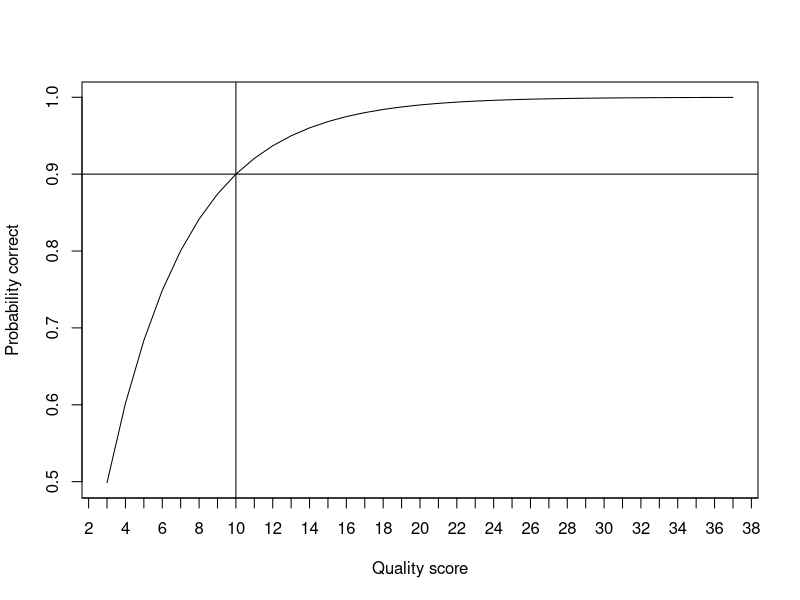
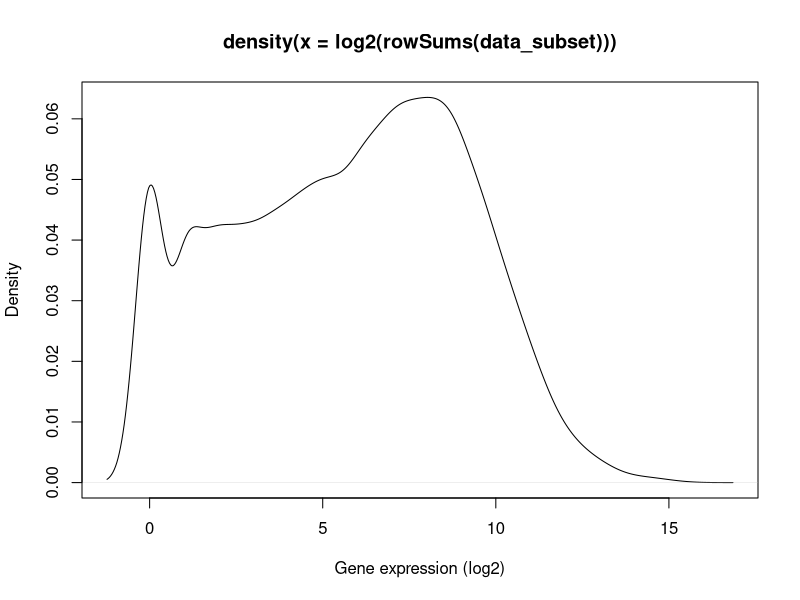

Source code (R) for these figures, in order: (Note: this script raises an error after producing the figures.)
## ---- chunk 1
p <- function(q){ return(10^{-q/10}) }
p(10)
plot(3:37, 1-p(3:37), xaxt='n', type='l', xlab='Quality score', ylab='Probability correct')
axis(1, 0:40); abline(h=0.9, v=10)
## ---- chunk 2
getwd()
setwd("/Users/davetang/slidify_test/data/")
data <- read.table("pnas_expression.txt", header=TRUE, sep="\t", stringsAsFactors = FALSE)
head(data, 5)
## ---- chunk 3
class(data)
dim(data)
data[1,]
## ---- chunk 4
data_subset <- data[,-9]
dim(data_subset)
head(data_subset)
## ---- chunk 5
row.names(data_subset) <- data_subset[,1]
data_subset <- data_subset[,-1]
head(data_subset)
## ---- chunk 6
plot(density(log2(rowSums(data_subset))), xlab="Gene expression (log2)")
## ---- chunk 7
dim(data_subset)
data_subset <- subset(data_subset, rowSums(data_subset)>50)
dim(data_subset)
## ---- chunk 8
library(edgeR)
group <- c(rep("Control",4), rep("Test",3))
d <- DGEList(counts = data_subset, group=group)
#data normalisation
d <- calcNormFactors(d, method="TMM")
d <- estimateDisp(d)
et <- exactTest(d)
summary(de <- decideTestsDGE(et, p=0.05, adjust="BH"))
## ---- chunk 9
detags <- rownames(d)[as.logical(de)]
plotSmear(et, de.tags=detags)
abline(h = c(-2, 2), col = "blue")
## ---- chunk 10
topTags(et, n=5)
data_subset['ENSG00000151503',]
## ---- chunk 11
my_genes <- data_subset[row.names(topTags(et, n=100)),]
head(my_genes, 3)
write.table(my_genes, file = "my_genes.tsv", quote = FALSE, sep = "\t")
## ---- chunk 12
#a vs. b, a vs. c, b vs. c
choose(3,2)
choose(1000, 2)
choose(30000, 2)
## ---- chunk 13
plot(1000:30000, log2(choose(1000:30000, 2)), type='l', xlab="n", ylab="Pairwise comparisons (log2)")
## ---- chunk 14
h <- hclust(dist(t(data_subset)))
plot(h)
## ---- chunk 15
dist(t(data_subset))
## ---- chunk 16
#install.packages("gplots")
library(gplots)
heatmap.2(as.matrix(my_genes), scale="row", trace="none")
